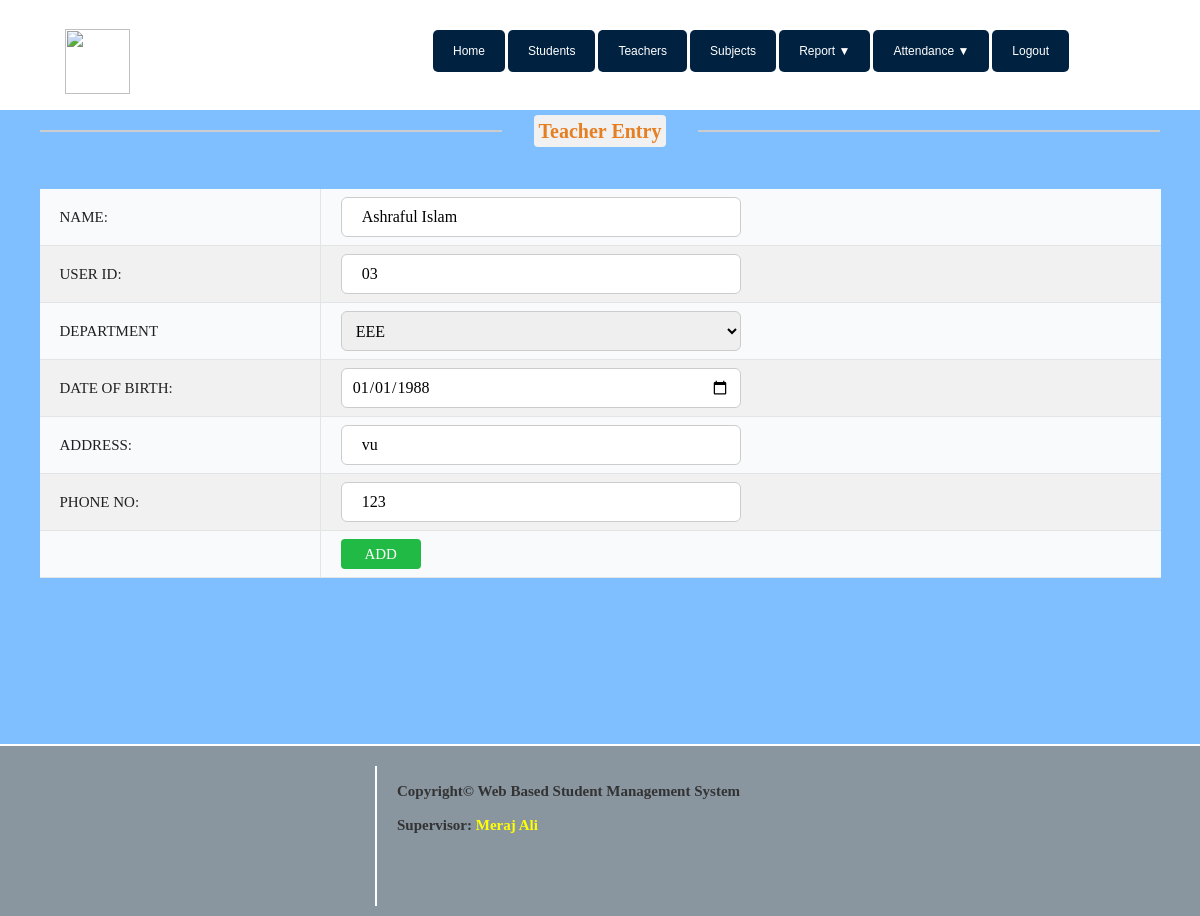
The page /teacherUpdate.php?id=Ashraful Islam on the database its author committed.
### tables this page shows
CREATE TABLE `teacher` (
  `ID` int(11) NOT NULL,
  `teacher_name` varchar(100) NOT NULL,
  `teacher_id` varchar(100) NOT NULL,
  `dept_name` varchar(100) NOT NULL,
  `dob` date NOT NULL,
  `address` varchar(250) NOT NULL,
  `phone_no` varchar(20) NOT NULL
);

### teacherUpdate.php (the view, shortened to what this page needs)
<?php
$dbhost="localhost";
$dbuser="root";
$dbpass="";
$dbname="sis";
$conn=mysqli_connect("$dbhost","$dbuser","$dbpass") or die("could not connect to mysql");
mysqli_select_db($conn,$dbname);
$tid=$_GET['id'];
$sql = "SELECT * FROM teacher WHERE teacher_name = '$_GET[id]' ";
$result = mysqli_query ($conn,$sql);
  while ($row = mysqli_fetch_array ($result))
  {
    $teacher_name=$row['teacher_name'];
    $teacher_id=$row['teacher_id'];
    $dept_name=$row['dept_name'];
    $dob=$row['dob'];
    $address=$row['address'];
    $phone_no=$row['phone_no'];
  }
?>
<?php
include "include/header.php"; ?>
			<div class="main">
				<div class="content">
                    <div class="text-center">
                        <hr class="team_hr team_hr_left hr_gray"/><span class="span_blog txt_darkgrey txt_orange">Teacher Entry</span>
                        <hr class="team_hr team_hr_right hr_gray" />
                    </div>
                    <br><br>
      				<form method="POST" action="teacher_update_action.php?id=<?php echo $tid;?>" name="reg" onSubmit="return validate()">
      				<center>
      				<table bgcolor="" width="80%">
     				</center>
				      <tr>
				        <td>NAME:</td>
				        <td><input type="text" name="teacher_name" class="form-control" value="<?php echo $teacher_name; ?>" required/></td>
				      </tr>
				      <tr>
				        <td>USER ID:</td>
				        <td><input type="text" name="user_id" class="form-control" value="<?php echo $teacher_id; ?>" required /></td>
				      </tr>
				      <tr>
				        <td>DEPARTMENT</td>
				        <td>
				        <select name="dept_name" class="form-control" required>
				        <option ><?php echo $dept_name; ?></option>
				        </select>
				        </td>
				      </tr>
				      <tr>
				        <td>DATE OF BIRTH:</td>
				        <td><input type="date" name="dob" class="form-control" placeholder="yyyy-mm-dd" value="<?php echo $dob; ?>" required /></td>
				      </tr>
				      <tr>
				        <td>ADDRESS:</td>
				        <td><input type="text" name="address" class="form-control" value="<?php echo $address; ?>" required /></td>
				      </tr>
				       <tr>
				        <td>PHONE NO:</td>
				        <td><input name="phone_no" onkeypress="return event.charCode>=48 && event.charCode<=57" oninput="javascript:if(this.value.length>this.maxLength) this.value=this.value.slice(0,this.maxLength);" type="text" maxlength="11" class="form-control" value="<?php echo $phone_no; ?>" required /></td>
				      </tr>
				      <tr>
				        <td>&nbsp;</td>
				        <td><input class="mini_green_button" type="submit" name="submit" value="ADD" /></td>
				      </tr>
     				</table><br><br>
      				</form>
				</div>
<?php include "include/footer.php"; ?>

### css/C.css (style rules this page uses)
html,body,p,h2,div,ul,li,a { margin: 0; padding: 0; }
body { background-color: #09123B; background-color:#80BFFF; }
.main { min-height: 540px; width: 100%; }
.content { position: relative; top:110px; //min-height: 2000px; min-height: 270px; //width: 750px; //width: 100%; //border: 2px solid white; border-radius: 0px; background-color: #80BFFF; color: white; //text-align: center; //text-decoration: none; font-family: Times New Roman; font-size: 20px; font-style: ; font-weight: ; //margin-top: 200px; //margin-left: 230px ; //margin-left: 17%; //margin-right: 280px; padding: 10px; float: ; }
input[type=text], input[type=password],input[type=email] { width: 100%; padding: 12px 20px; //margin: 8px 0; display: inline-block; border: 1px solid #ccc; box-sizing: border-box; }
.text-center { text-align: center; }
.team_hr { //border: 1px solid #fff; width: 39%; float: left; border: 1px solid #cccccc; }
.team_hr_left { //margin-right: 80px; margin-left: 30px; float: left; }
.team_hr_right { //margin-left: 30px; margin-right: 30px; float: right; }
.span_blog { margin-bottom: 80px; }
.txt_orange { color: #e67e22; background-color: #E0E0E0; background-color: #F1F1F1; padding: 5px; border-radius: 4px; font-weight: bold; }
td:first-child { border-left:none }
td:last-child { border-right:none }
tr:nth-child(even) { background-color: #F1F1F1 }
table { border-collapse: collapse; background-color: #F9FAFB; //border-radius: 8px; width: 95%; }
th,td { border-collapse: collapse; border-right: 1px solid #E3E4E5; border-bottom: 1px solid #E3E4E5; padding: 8px 20px; text-align: left; color:#202020; //font-family: sans-serif; font-size: 15px; //height: 40px; //border-radius: 5px; }
.form-control { border:1px solid #CCCCCC; height: 40px; padding: 5px 10px; font-size: 15px; line-height: 1.33; border-radius: 6px; font-family: Times new roman; font-size: 16px; display: block; width: 400px!important; margin-right: 20px; }
.mini_green_button { background-color:#21BA45; color:#fff; text-shadow:none; border-radius: 4px; border-right: none; padding: 5px 20px; //margin-left: 35px; font-size: 15px; width: 80px; height: 30px; font-family: Glyphicons Halflings; cursor: pointer; border: none; }

### rows shown on the page
teacher: teacher_name "Ashraful Islam", user_id "03", dept_name "EEE", dob "01/01/1988", address "vu", phone_no "123"
